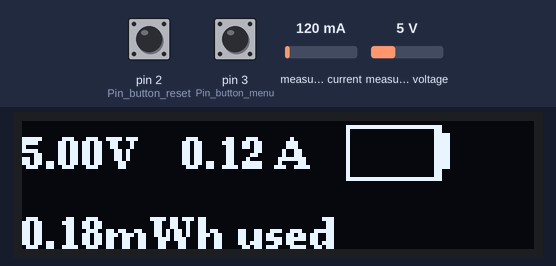
The sketch below on a simulated Arduino Uno, built with avr-gcc and run on an emulated ATmega328P. Shown: 128×32 one-colour display. Inputs (shaded band) come from the test bench; at power-on: measured voltage 5 V, pin 3 (Pin_button_menu) LOW, pin 2 (Pin_button_reset) HIGH, measured current 120 mA. What the sketch prints to the serial monitor is not drawn.

Above: at 5.6 s.
5.7 s: measured voltage set to 11.2 V
At 7.4 s:
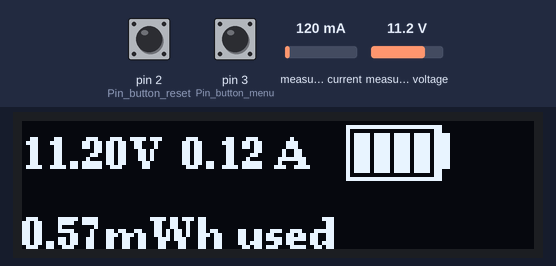
9.8 s: pin 3 (Pin_button_menu) pulled HIGH for 3.2 s
At 13.4 s:
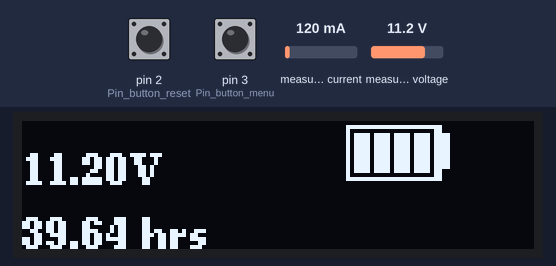
14.5 s: measured voltage set to 0.3 V
At 15.9 s:
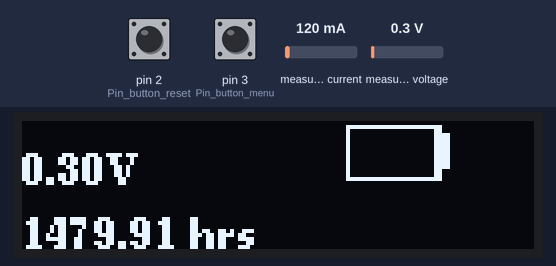
16.5 s: measured voltage set to 7.5 V
At 18.3 s:
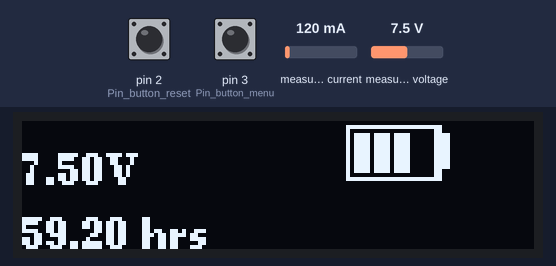
20.6 s: pin 3 (Pin_button_menu) pulled HIGH for 1.1 s
At 22.1 s:
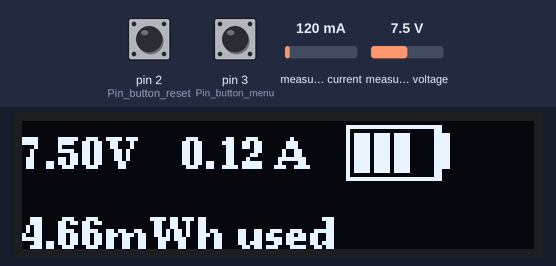
25.8 s: pin 3 (Pin_button_menu) pulled HIGH for 1.1 s
At 27.2 s:
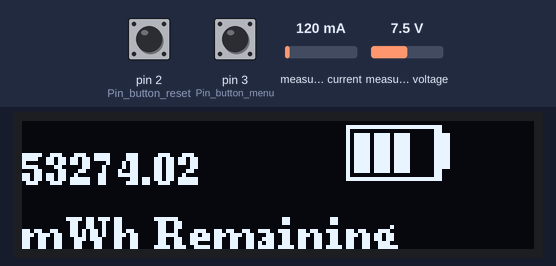
Timing chart, 0 to 28.8 s (numbered marks = the images above; inputs shaded):
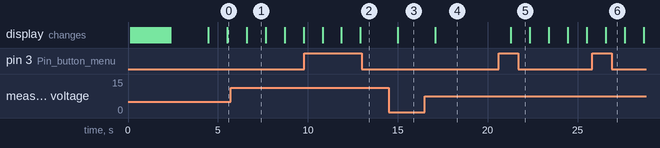

The sketch:

VoltageAndCurrentToOLED.ino
```cpp
/*
 * This is the code for my soundbag power monitor.
 * Modified for the INA219 power meter used in the pcb mounted version of my power supply
 * also testing github
 */


 /* Typical pin layout used:
 * -----------------------------------------------------------------------------------------
 *             MFRC522      Arduino       Arduino   Arduino    Arduino          Arduino
 *             Reader/PCD   Uno/101       Mega      Nano v3    Leonardo/Micro   Pro Micro
 * Signal      Pin          Pin           Pin       Pin        Pin              Pin
 * -----------------------------------------------------------------------------------------
 * RST/Reset   RST          9             5         D9         RESET/ICSP-5     RST
 * SPI SS      SDA(SS)      10            53        D10        10               10
 * SPI MOSI    MOSI         11 / ICSP-4   51        D11        ICSP-4           16
 * SPI MISO    MISO         12 / ICSP-1   50        D12        ICSP-1           14
 * SPI SCK     SCK          13 / ICSP-3   52        D13        ICSP-3           15
 *
 * More pin layouts for other boards can be found here: https://github.com/miguelbalboa/rfid#pin-layout
 */


//#include <INA226_asukiaaa.h>
#include <Adafruit_INA219.h>
//#include <MFRC522.h> //this is for the RFID reader. Uncomment when ready to start deploying. Will need to install on surface to work there.

//#include <SPI.h>
#include <Wire.h>
#include <Arduino.h>
#include <U8g2lib.h>
//#include <Adafruit_GFX.h>
//#include <Adafruit_SSD1306.h>
#include "battery.h"

Adafruit_INA219 ina219;

//following defines are for RFID tag reader. uncomment when deploying rfid
/*
#define RST_PIN         9          // Configurable, see typical pin layout above
#define SS_PIN          10         // Configurable, see typical pin layout above
*/

#define LED_BUILTIN 13
#define Pin_button_reset 2
#define Pin_button_menu 3

#define SCREEN_WIDTH 128 // OLED display width, in pixels
#define SCREEN_HEIGHT 32 // OLED display height, in pixels
#define LOGO_HEIGHT   16
#define LOGO_WIDTH    28

// Declaration for an SSD1306 display connected to I2C (SDA, SCL pins)
//Adafruit_SSD1306 display(SCREEN_WIDTH, SCREEN_HEIGHT, &Wire, -1);
U8G2_SSD1306_128X32_UNIVISION_F_HW_I2C u8g2(U8G2_R0, /* reset=*/ U8X8_PIN_NONE);  // Adafruit ESP8266/32u4/ARM Boards + FeatherWing OLED

//MFRC522 mfrc522(SS_PIN, RST_PIN);  // Create MFRC522 instance. for rfid reader

/*
float Bat100Percent = 8.1; //8.4v is considered fully charged
//float Bat75Percent = ; //75 percent is higher than 50% and lower than 100%
float Bat50Percent = 7.64;
float Bat25Percent = 7.48;
float Bat0Percent = 6.6;  //6.64v is considered fully flat
*/

float BatteryFullyCharged = 8.2;
float BatteryNomVoltage = 7.4;
float BatteryFlatVoltage = 6.2;
//percentages where the icon will show  relevent icon
int batteryDead = 10;
int battery25 = 30;
int battery50 = 50;
int battery75 = 70;
int batteryFull = 90;

float shuntvoltage = 0;
float busvoltage = 0;
float current_mA = 0;
float loadvoltage_V = 0;
float power_mW = 0;
float mAh = 0;
float energy_mWh = 0;

float BatterymAh = 0; //this is the measured capacity of the battery. The tested battery level is aprox 7000mAh / 48110mWh
//in the planned complete system, it will read from the RFID chip on the battery.
float BatterymWh = 53280; //possibly will use the Wh rating of the battery - 53.28 is the stated rating on the np-f970 battery
float BatterymWhRemaining = 53280; //currently set to same as BatteryWh, but in the monitoring system will most likely be read, and set from the RFID chip initially

unsigned long tick;
unsigned long lastread;
unsigned long previousMillis;
unsigned long previousWriteMillis;
unsigned long previousWrite;

volatile int buttonState = 0;

//(Y/X *100 = P%)
//chargePercent = int(BatterymWhRemaining / BatterymWh *100);
int chargePercent;
int menuNumb = 1; //this number will indicate which display menu is selected
/*
menuNumb = 1: Default menu, shows multiple items
menuNumb = 2: Displays mWh left in battery
menuNumb = 3: Displays mWh drawn from battery
*/

const int interval = 200; //interval to update screen
const long writeInterval = 60000; //1 MINUTE
const float maxCharged = 8.3; //the maximum charge off a charger should be 8.4v. Using 8.3v gives a little error factor. this is used to decide if battery is fully charged.


void setup() {
 Serial.begin(115200);
 pinMode(Pin_button_reset, INPUT_PULLUP); //reset counter button on pin 2
 pinMode(Pin_button_menu, INPUT);

//attachInterrupt(digitalPinToInterrupt(3), pin_ISR, HIGH);

//  mfrc522.PCD_Init();    // Init MFRC522 rfid reader
//  delay(4);       // Optional delay. Some board do need more time after init to be ready, see Readme


  //read data from RFID module
     //read batterymAh
     //read batteryWhRemaining
  loadInfo();//this function will read the battery info from the RFID chip, and also check the voltage on the battery

  //Start the OLED desplay:
  u8g2.begin();

  //Start the INA219 current sensor:
  if (ina219.begin() != 0) {
    Serial.println("Failed to begin INA226");
  }

  u8g2.setFont(u8g2_font_ncenB08_tr);  // choose a suitable font
  u8g2.clearDisplay();
  u8g2.sendBuffer();          // transfer internal memory to the display

 for(int i = -32; i<=0;i++)
 {
 // bitmap_mattruthlogo
 u8g2.drawXBM( 0, i, SCREEN_WIDTH, SCREEN_HEIGHT, bitmap_mattruthlogo);
 u8g2.sendBuffer();
 delay(50);
 }
delay(2000);
  previousMillis, lastread = millis();
  previousWriteMillis, previousWrite = millis();
}

void loop() {

  unsigned long currentMillis = millis();
  int resetButtonState = digitalRead(Pin_button_reset);
  int modeButtonState = digitalRead(Pin_button_menu);

    u8g2.clearBuffer();
    if (resetButtonState == 0) //if button between pin2 and Gnd is pressed (input pulled low)
    {
      ResetPowerCount();//reset the project
    }

    if (modeButtonState == 1)
    {
       if(menuNumb <4 )
        {
          menuNumb++;
        }
        else
        {
          menuNumb = 1;
        }
    }


 // int16_t ma, mv, mw;
  if((currentMillis - previousWriteMillis) >= writeInterval)
    {
      previousWriteMillis = currentMillis;
      saveInfo();
    }

   if ((currentMillis - previousMillis) >= interval)
   {
    getinfo();
 //   chargePercent = int(BatterymWhRemaining / BatterymWh *100); //this should work once we have tracking
    chargePercent = (100 / (BatteryFullyCharged - BatteryFlatVoltage) * (busvoltage-BatteryFlatVoltage));
    Serial.println("charged Percent: "+ String(chargePercent));
   // float volts = 0.0;
    menuDisplay();
    displayChargeIcon();
   //   display.println("voltage:" +String(mw) + "mW");
    //  display.setCursor(0,0);
    u8g2.sendBuffer();          // transfer internal memory to the display
    delay(1000);
    previousMillis = currentMillis;
  } //end of if interval check

}//end of loop function

void getinfo()
 //   u8g2.clearDisplay();
{
  unsigned long newtime;
  shuntvoltage = ina219.getShuntVoltage_mV();
  busvoltage = ina219.getBusVoltage_V();
  current_mA = ina219.getCurrent_mA();
  power_mW = ina219.getPower_mW();
  loadvoltage_V = busvoltage + (shuntvoltage / 1000.0);
  newtime = millis();
  tick = newtime - lastread;
  mAh += current_mA * tick / 3600000.0;
  energy_mWh += power_mW * tick / 3600000.0;
  BatterymWhRemaining -= power_mW * tick / 3600000.0;//subtract the used power since last cycle
  lastread = newtime;
}

//saveInfo() will be called to write details to the RFID chip.
//for development puroposes, it may be used to save to some kind of eeprom or memory card until the RFID hardware arrives.
void saveInfo()
{
  //check that the ID of the RFID hasn't changed
  //if (battery ID is stored id
  //  then save the current stats to
  //open rfid write.
  //write current BatteryWhRemaining
  //close rfid write
  Serial.println("Battery eeprom updated after 1 minute");
  Serial.println("mWh used : " + String(energy_mWh) +" mWh");
  Serial.println("remaining: " + String(BatterymWhRemaining)+" mWh");
  Serial.println("Voltage  : " + String(busvoltage) +"V");
}

void loadInfo()
{
  float batteryLevelmV = ina219.getShuntVoltage_mV();
  //loads battery info from RFID eeprom
  //float BatterymWh - The total Mwh of the battery
  //float BatterymWhRemaining - The remaining power left in the battery
   if(batteryLevelmV >= maxCharged)//if the battery is full charged, resed the used mWh counter
   {
    ResetPowerCount();
    Serial.println("Watt hours reset to battery default");
   }
}

void ResetPowerCount()
{
        previousMillis, lastread = millis();
        previousWriteMillis, previousWrite = millis();
        power_mW = 0;
        mAh = 0;
        energy_mWh = 0;
        BatterymAh = 0; //this is the measured capacity of the battery.
        BatterymWhRemaining = BatterymWh; //currently set to same as BatteryWh, but in the monitoring system will most likely be read, and set from the RFID chip initially
}

void menuDisplay()
{
      if(menuNumb == 1)
    {
      //display.setTextSize(1);
      u8g2.setFont(u8g2_font_ncenB08_tr);  // choose a suitable font
      //u8g2.drawStr(0,16, (String(int(mAh)) +"mAh").c_str());
      u8g2.drawStr(0,12, (String(busvoltage) + "V").c_str());
      u8g2.drawStr(40,12, (String(current_mA/1000) +" A").c_str());
      u8g2.drawStr(0,32, (String(energy_mWh) +"mWh used").c_str());

    }
    else if(menuNumb == 2)
    {
      u8g2.setFont(u8g2_font_ncenB08_tr);  // choose a suitable font
      //display.setTextSize(2);
       u8g2.drawStr(0,16, String(BatterymWhRemaining).c_str());
     // display.println(String(BatterymWhRemaining));
       u8g2.drawStr(0,32, "mWh Remaining");
    }
    else if(menuNumb == 3 )
    {
      //display.setTextSize(2);
      //display.println(String(energy_mWh));
      u8g2.drawStr(0,16, String(energy_mWh).c_str() );
      //display.println("mWh used");
      u8g2.drawStr(0,32, "mWh used");
    }
    else if(menuNumb ==4)
    {
     // display.setTextSize(2);
      //display.println(String(busvoltage) + "V");
       u8g2.drawStr(0,16, (String(busvoltage) + "V").c_str());
      //time remaining =
      //display.println(String(BatterymWhRemaining / power_mW) +" hrs");
      //display.println();
       u8g2.drawStr(0,32, ((String(BatterymWhRemaining / power_mW) +" hrs").c_str()));
    }
   // u8g2.sendBuffer();
}

void displayChargeIcon()
{
      if(chargePercent <= battery50)
    {
      //if the battery is less than 50%
      if(chargePercent <= batteryDead)//fully flat is 6.62v
      {
        // display.println("0% WARNING");
         //  display.drawBitmap(98, 0, battery_0pc, LOGO_WIDTH, LOGO_HEIGHT, 1);
           u8g2.drawXBM( 80, 0, LOGO_WIDTH, LOGO_HEIGHT, battery_0pc);
      }
      else
      {
        if (chargePercent <= battery25)//if it is greater than the dead state, but less than battery25 percent
        {
             //display.drawBitmap(98, 0, battery_25pc, LOGO_WIDTH, LOGO_HEIGHT, 1);
             u8g2.drawXBM( 80, 0, LOGO_WIDTH, LOGO_HEIGHT, battery_25pc);
        }
        else
        {
         //  display.println("50%");//otherwise, it is greater than the 25%, but still lower than the 50%, so show 50%
           //display.drawBitmap(98, 0, battery_50pc, LOGO_WIDTH, LOGO_HEIGHT, 1);
           u8g2.drawXBM( 80, 0, LOGO_WIDTH, LOGO_HEIGHT, battery_50pc);
        }
      }
    }
    else
    {
      //The battery is greater than 50%
      if(chargePercent >= batteryFull)//if the battery is greater than the full mark (which is 90%)
      {
         u8g2.drawXBM( 80, 0, LOGO_WIDTH, LOGO_HEIGHT, battery_100pc);
         Serial.println("100%");
         Serial.println(chargePercent);
         Serial.println(batteryFull);
      }
      else //75 percent is higher than 50% and lower than 100%
      {
      //   display.println("75%");
           //display.drawBitmap(98, 0, battery_75pc, LOGO_WIDTH, LOGO_HEIGHT, 1);
           u8g2.drawXBM( 80, 0, LOGO_WIDTH, LOGO_HEIGHT, battery_75pc);
      }
    }

  //u8g2.sendBuffer();
}


void pin_ISR() {
  buttonState = digitalRead(Pin_button_menu);//read button on pin 3, and store it
  /*
    the following if statement is for the menu select
    note that currently this has no delay in retriggering the change.
    If you hold it down, it will cycle through the menu each iteration of the loop/
    which is currently untested, but will likely fly through.
  */

  static unsigned long last_interrupt_time = 0;
  unsigned long interrupt_time = millis();
  // If interrupts come faster than 200ms, assume it's a bounce and ignore
  if (interrupt_time - last_interrupt_time > 200)
  {
      if(menuNumb <=2)
        {
          menuNumb++;
        }
        else
        {
          menuNumb = 1;
        }
  }
  last_interrupt_time = interrupt_time;

}
```

Source omitted: battery.h (data table, 5531 bytes)

Measured:
- after the input at 5.7 s, the display: changes after 0.89 s (image 1)
- after the input at 9.8 s, the display: first changes after 1.0 s (image 2 shows a later state)
- after the input at 14.5 s, the display: changes after 0.50 s (image 3)
- after the input at 16.5 s, the display: changes after 0.59 s (image 4)
- after the input at 20.6 s, the display: changes after 0.68 s (image 5)
- after the input at 25.8 s, the display: changes after 0.77 s (image 6)
- what the display in image 1 shows lasts 1.0 s, from 6.6 s to 7.6 s
